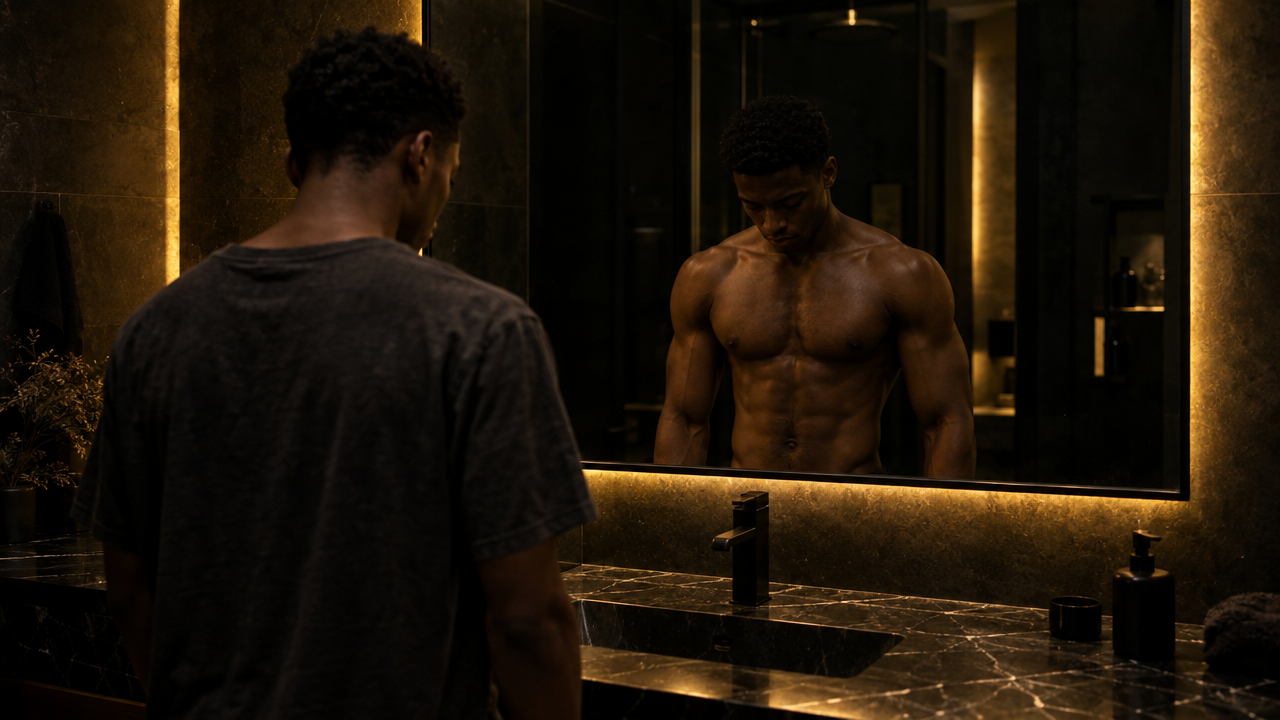
#> input picture outputs/edison-ambrister-day-one/source-images/scene.png, 1280 x 720 px
$ python -i build_monumental_singles_2026_11_13.py   (imports and definitions only)
#> lines starting #> are read from the running program, lines starting #| are printed output that depends on the picture
"""Six single-image posts in the Monumental kit, recreated from reference posts Edison saved.

Day one / one day, push-up mistakes, muscles ranked, face fat loss, sleep 7+ vs 4 hours,
workout fuel. Scenes are original AI images (ElevenLabs); claims are corrected where the
references overstated them. Logo: Cutthroat Discipline emblem via furniture().

Usage: python3 tools/build_monumental_singles_2026_11_13.py
"""
from pathlib import Path

import numpy as np
from PIL import Image, ImageDraw, ImageEnhance, ImageFilter

from build_monumental_food_lists import items, place
from monumental_type import (BODY, BONE, GOLD, HEAD, INK, LGOLD, NUMERAL, STONE, UTIL, H, W, font, frame,
                             furniture, surface, tracked, tracked_width, wrap)

ROOT = Path(__file__).resolve().parents[1]
OUTS = ROOT / "outputs"


# [26 lines left out: functions folder, save, ctext, fit, not called in this run]


# [3 lines that did not run here, left out]


# [23 lines left out: functions outlined, faded, not called in this run]


def cutout(path, pad=10):
    """Crop a subject on black to its bounds and matte it by luminance."""
#> called with pad = 10
    im = Image.open(path).convert("RGB")
#> im is the input picture: PIL image 1280x720 RGB; mean R, G, B 31.2, 20.9, 8.9
    a = np.asarray(im, dtype=np.float32).mean(axis=2)
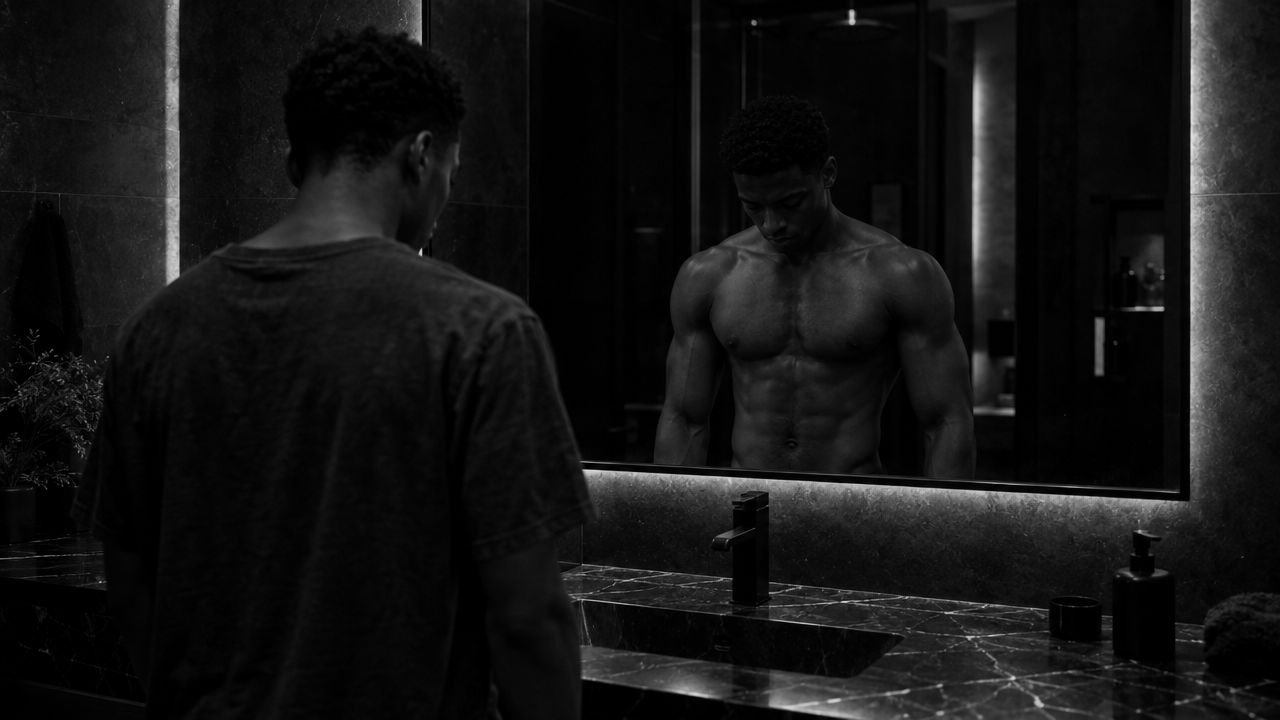
#> a: shape (720, 1280) float32; min 0, max 225.3, mean 20.3
    ys, xs = np.where(a > 30)
    im = im.crop((max(0, xs.min() - pad), max(0, ys.min() - pad), min(im.width, xs.max() + pad), min(im.height, ys.max() + pad)))
    lum = np.asarray(im, dtype=np.float32).mean(axis=2)
    im.putalpha(Image.fromarray((np.clip((lum - 14) / 26, 0, 1) * 255).astype("uint8")).filter(ImageFilter.GaussianBlur(1.5)))
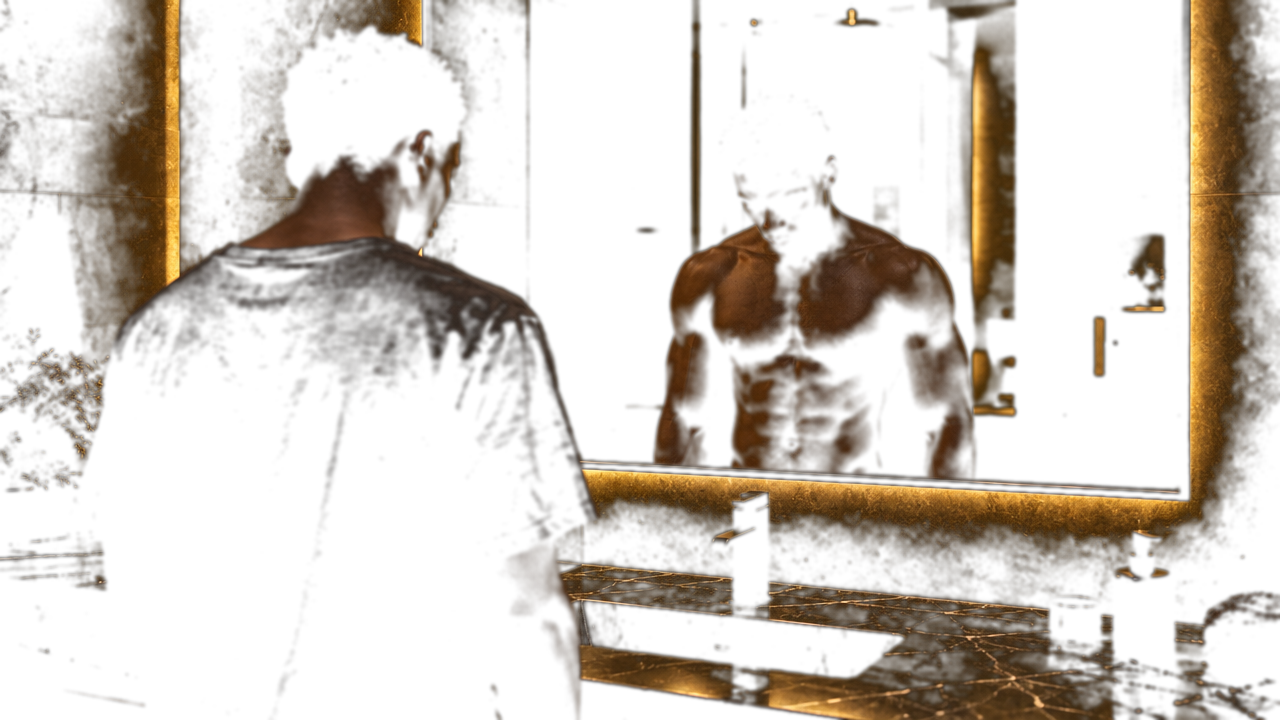
#> im: PIL image 1280x720 RGBA; mean R, G, B, A 31.2, 20.9, 8.9, 62.6; transparent parts drawn white
    return im


# [6 lines that did not run here, left out]


# ------------------------------------------------------------------ 1. day one / one day

def day_one():
    slug = "day-one"
    src = Image.open(folder(slug) / "source-images/scene.png").convert("RGB").crop((100, 0, 1150, 720))
    s = W / src.width
    src = src.resize((W, round(src.height * s)), Image.LANCZOS)
    img = Image.new("RGB", (W, H), INK)
    top = 110
    img.paste(src, (0, top), faded(src, 90, (True, True, False, False)))
    d = ImageDraw.Draw(img)
    outlined(d, "DAY 1.", 250, top + 370, font(HEAD, 76), BONE)
    outlined(d, "ONE DAY.", 812, top + 300, font(HEAD, 76), GOLD)
    y = top + src.height + 40
    y = ctext(d, y, "SAME PERSON.", font(HEAD, 92), BONE) + 22
    y = ctext(d, y, "DIFFERENT DECISIONS.", fit(HEAD, "DIFFERENT DECISIONS.", 92, 940), GOLD) + 36
    body_lines(d, y, "Day one or one day. You decide.", 32, 900)
    save(img, slug, "01-day-one")


# ------------------------------------------------------------------ 2. push-up mistakes

def push_up_mistakes():
    slug = "push-up-mistakes"
    img = surface(21, light=(0.5, 0.0))
    frame(img)
    d = ImageDraw.Draw(img)
    eyebrow(d, 78, "EDISON TRAINS  ·  CALISTHENICS")
    ctext(d, 122, "PUSH-UP MISTAKES", fit(HEAD, "PUSH-UP MISTAKES", 116, 940), BONE)
    panels = [
        ("wrong", "WRONG", STONE, "Hips sag  ·  Elbows flared to 90°  ·  Head cranked up", 285),
        ("correct", "CORRECT", GOLD, "Straight line head to heels  ·  Elbows about 45°  ·  Neck neutral", 680),
    ]
    for name, tag, colour, cues, top in panels:
        tf = font(UTIL, 26)
        tracked(d, 92, top, tag, tf, colour, 5)
        mx = 92 + tracked_width(tag, tf, 5) + 22
        if name == "wrong":
            d.line((mx, top, mx + 22, top + 22), fill=colour, width=4)
            d.line((mx, top + 22, mx + 22, top), fill=colour, width=4)
        else:
            d.line((mx, top + 12, mx + 8, top + 22, mx + 26, top - 2), fill=colour, width=4, joint="curve")
        d.line((92, top + 44, 988, top + 44), fill=colour, width=1)
        im = cutout(folder(slug) / f"source-images/{name}.png")
        place(img, im, W / 2, top + 60 + 125, 900, 250)
        cf = fit(BODY, cues, 27, 900)
        ctext(d, top + 334, cues, cf, BONE if name == "correct" else STONE)
    ctext(d, 1095, "FORM > REPS", font(HEAD, 64), GOLD)
    save(img, slug, "01-push-up-mistakes")


# ------------------------------------------------------------------ 3. muscles ranked

TIERS = [
    ("I", "GROW EASIEST", "GLUTES  ·  TRAPS  ·  QUADS"),
    ("II", "STEADY WITH WORK", "CHEST  ·  BICEPS  ·  TRICEPS  ·  LATS"),
    ("III", "NEED FOCUSED VOLUME", "SIDE DELTS  ·  REAR DELTS  ·  HAMSTRINGS"),
    ("IV", "MOST STUBBORN", "CALVES  ·  FOREARMS"),
]


# [49 lines left out: functions muscles_ranked, face_fat_loss, not called in this run]


# ------------------------------------------------------------------ 5. sleep

GOOD = ["Better recovery between sessions", "Steadier hunger and cravings", "Sharper focus in training",
        "Better mood", "Easier to stick to the plan"]
BAD = ["Slower recovery", "More hunger, more cravings", "Foggy focus, weaker sessions", "Shorter fuse",
       "Harder to stick to the plan"]


# [25 lines left out: function sleep, not called in this run]


# ------------------------------------------------------------------ 6. workout fuel

ROWS = [
    ("BEFORE", "1–2 HRS OUT", "before", [("BANANA", "Quick carbs"), ("OATS", "Steady carbs"),
                                         ("GREEK YOGURT", "Easy protein"), ("HONEY", "Fast fuel")]),
    ("DURING", "60+ MIN ONLY", "during", [("WATER", "Hydration"), ("DATES", "Quick carbs"), ("BANANA", "Easy carbs")]),
    ("AFTER", "WITHIN A FEW HRS", "after", [("SALMON", "Protein + omega-3"), ("EGGS", "Complete protein"),
                                            ("WHITE RICE", "Refills glycogen"), ("SWEET POTATO", "Carbs + potassium")]),
]


# [30 lines left out: function workout_fuel, not called in this run]


def main():
    for fn in (day_one, push_up_mistakes, muscles_ranked, face_fat_loss, sleep, workout_fuel):
        fn()


# [2 lines not run here, left out]

>>> result = cutout('../outputs/edison-ambrister-day-one/source-images/scene.png')
